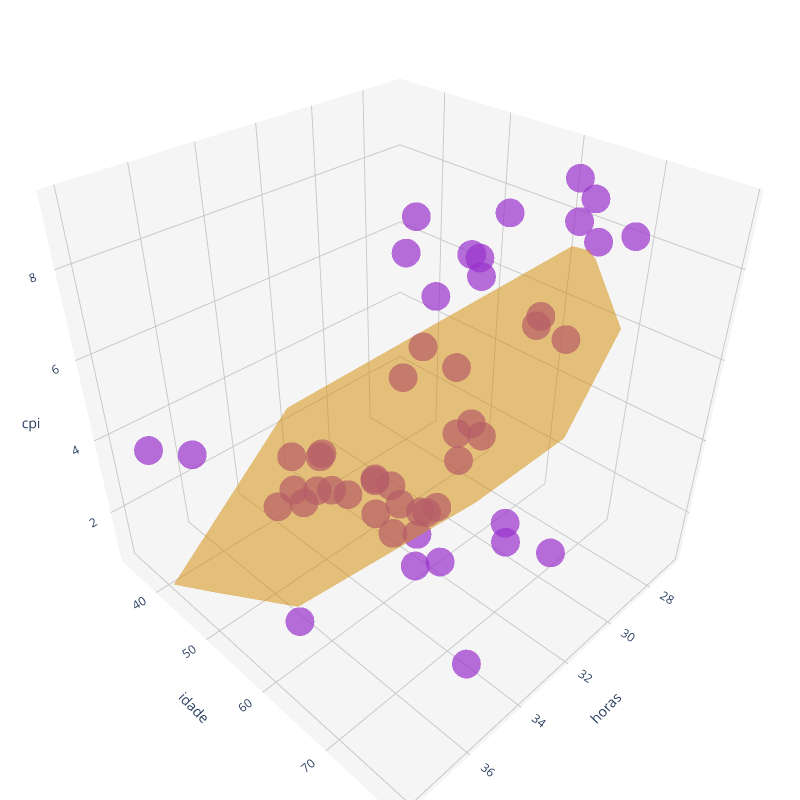

The code cell stored with this chart in its notebook:
### Code cell
# Gráfico 3D com scatter e fitted values (superfície espacial)
# resultantes do 'modelo_paises'
trace = go.Scatter3d(
    x=df_paises['horas'], 
    y=df_paises['idade'], 
    z=df_paises['cpi'], 
    mode='markers',
    marker={
        'size': 10,
        'color': 'darkorchid',
        'opacity': 0.7,
    },
)

layout = go.Layout(
    margin={'l': 0, 'r': 0, 'b': 0, 't': 0},
    width=800,
    height=800,
    plot_bgcolor='white',
    scene=dict(
        xaxis=dict(
            gridcolor='rgb(200, 200, 200)',
            backgroundcolor='whitesmoke'
        ),
        yaxis=dict(
            gridcolor='rgb(200, 200, 200)',
            backgroundcolor='whitesmoke'
        ),
        zaxis=dict(
            gridcolor='rgb(200, 200, 200)',
            backgroundcolor='whitesmoke'
        )
    )
)

data = [trace]

plot_figure = go.Figure(data=data, layout=layout)
plot_figure.add_trace(go.Mesh3d(
                    x=df_paises['horas'], 
                    y=df_paises['idade'], 
                    z=df_paises['cpifit'], 
                    opacity=0.5,
                    color='orange'
                  ))
plot_figure.update_layout(scene = dict(
                        xaxis_title='horas',
                        yaxis_title='idade',
                        zaxis_title='cpi'))

plot_figure.show()

### Figure 1 — Plotly figure (JSON) as saved in the notebook; plotly's stock layout.template omitted (floating-point values rounded to 4 significant figures)
{"data": [{"marker": {"color": "darkorchid", "opacity": 0.7, "size": 10}, "mode": "markers", "type": "scatter3d", "x": [35, 32, 32, 30.1, 35, 33.4, 34, 34, 33, 32, 38.1, 30, 32, 30, 27.5, 30, 31, 29.8, 33.5, 32, 31.3, 35.1, 32, 33.9, 32.4, 31.7, 32.8, 26.8, 31, 27.1, 33.2, 34.7, 38, 33.2, 34.5, 34.9, 33.8, 34.5, 37.8, 31.8, 30, 32, 32, 34.1, 31.2, 34.5, 32.8, 32.1, 34.5, 34.9], "y": [72, 64, 72, 67, 59, 61, 70, 49, 79, 58, 42, 76, 59, 70, 66, 60, 53, 56, 63, 42, 63, 66, 58, 44, 62, 39, 73, 61, 65, 64, 58, 75, 50, 69, 67, 46, 58, 61, 64, 62, 70, 65, 34, 63, 68, 61, 44, 60, 65, 51], "z": [3.9, 8.7, 7.9, 7.1, 4, 8.9, 6.2, 2.5, 4, 6.3, 4.6, 9.3, 2.1, 6.8, 7.9, 3.5, 8.5, 2.3, 1.8, 0.8, 8, 3.9, 2, 1.9, 2.8, 1.5, 3.4, 8.8, 9.3, 8.6, 3.3, 1.4, 5.3, 6, 3.7, 2.1, 3.7, 3.5, 2.8, 6.1, 9.2, 8.7, 1, 3.8, 2.5, 4.4, 2.4, 7.6, 7.1, 2.8]}, {"color": "orange", "opacity": 0.5, "type": "mesh3d", "x": [35, 32, 32, 30.1, 35, 33.4, 34, 34, 33, 32, 38.1, 30, 32, 30, 27.5, 30, 31, 29.8, 33.5, 32, 31.3, 35.1, 32, 33.9, 32.4, 31.7, 32.8, 26.8, 31, 27.1, 33.2, 34.7, 38, 33.2, 34.5, 34.9, 33.8, 34.5, 37.8, 31.8, 30, 32, 32, 34.1, 31.2, 34.5, 32.8, 32.1, 34.5, 34.9], "y": [72, 64, 72, 67, 59, 61, 70, 49, 79, 58, 42, 76, 59, 70, 66, 60, 53, 56, 63, 42, 63, 66, 58, 44, 62, 39, 73, 61, 65, 64, 58, 75, 50, 69, 67, 46, 58, 61, 64, 62, 70, 65, 34, 63, 68, 61, 44, 60, 65, 51], "z": [5.103, 5.51, 6.307, 6.571, 3.807, 4.649, 5.305, 3.212, 6.604, 4.912, 0.8683, 7.509, 5.011, 6.911, 7.515, 5.914, 4.814, 5.595, 4.808, 3.316, 5.691, 4.465, 4.912, 2.753, 5.15, 3.138, 6.086, 7.298, 6.011, 7.476, 4.43, 5.523, 1.706, 5.527, 4.806, 2.551, 4.189, 4.207, 3.182, 5.391, 6.911, 5.61, 2.519, 4.567, 6.23, 4.207, 3.195, 5.071, 4.606, 3.05]}], "layout": {"height": 800, "margin": {"b": 0, "l": 0, "r": 0, "t": 0}, "plot_bgcolor": "white", "scene": {"xaxis": {"backgroundcolor": "whitesmoke", "gridcolor": "rgb(200, 200, 200)", "title": {"text": "horas"}}, "yaxis": {"backgroundcolor": "whitesmoke", "gridcolor": "rgb(200, 200, 200)", "title": {"text": "idade"}}, "zaxis": {"backgroundcolor": "whitesmoke", "gridcolor": "rgb(200, 200, 200)", "title": {"text": "cpi"}}}, "width": 800}}
